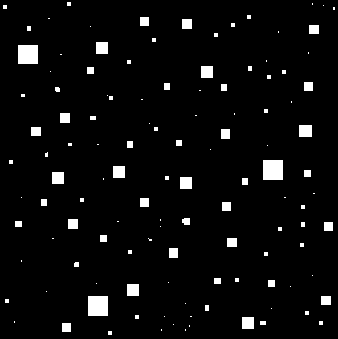
%> input picture MATLAB/形态学滤波实验/square.tif, 338 x 339 px
$ octave square.m   (GNU Octave 9; MATLAB toolbox functions it lacks are replaced by stand-ins)
%> lines starting %> are read from the running program, lines starting %| are printed output that depends on the picture; in (x1, y1, x2, y2) boxes, pixels count from 0 and x2, y2 are one past the last pixel; in counts of white or black regions, pixels touching at a corner belong together; the program's own positions count from 1
clc;
clear;

a1 = imread('square.tif');
%> a1 is the input picture: size 339x338 uint8; 4.3% white; 120 white regions (73 under 20 px), largest, box (x1, y1, x2, y2) and area: (263, 160, 283, 180) 400, (88, 296, 108, 316) 400, (18, 45, 38, 64) 380
subplot(231), imshow(a1);
title('原始图像');

% 腐蚀
se = strel('diamond', 3);
a2 = imerode(a1, se);
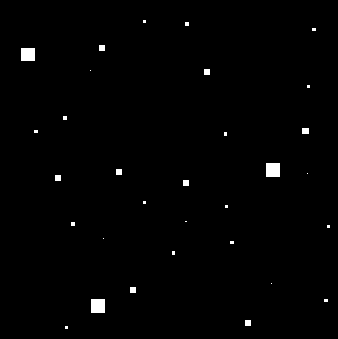
%> a2: size 339x338 uint8; 0.91% white; 31 white regions (20 under 20 px), largest, box (x1, y1, x2, y2) and area: (266, 163, 280, 177) 196, (91, 299, 105, 313) 196, (21, 48, 35, 61) 182
subplot(232), imshow(a2);
title('腐蚀后的图像')

% 膨胀
a3 = imdilate(a1, se);
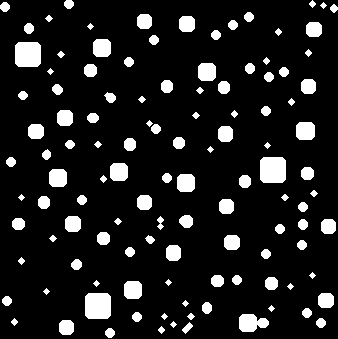
%> a3: size 339x338 uint8; 11.8% white; 116 white regions, largest, box (x1, y1, x2, y2) and area: (260, 157, 286, 183) 652, (85, 293, 111, 319) 652, (15, 42, 41, 67) 626
subplot(233), imshow(a3);
title('膨胀后的图像');

% 开运算
a4 = imopen(a1, se);
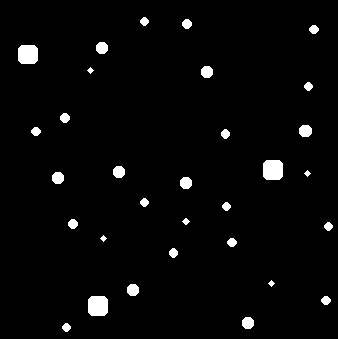
%> a4: size 339x338 uint8; 2.8% white; 31 white regions, largest, box (x1, y1, x2, y2) and area: (263, 160, 283, 180) 376, (88, 296, 108, 316) 376, (18, 45, 38, 64) 356
subplot(234), imshow(a4);
title('开运算后的图像');

% 闭运算
a5 = imclose(a1, se);
subplot(235), imshow(a5);
title('闭运算后的图像');

$ run again, with MATLAB/形态学滤波实验/bone.tif copied over MATLAB/形态学滤波实验/square.tif
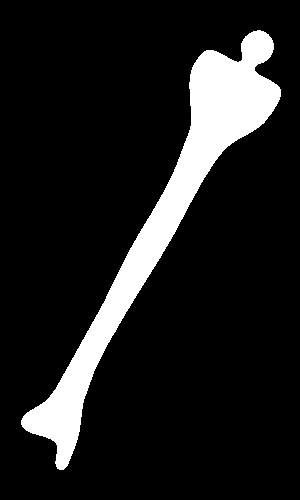
%> input picture MATLAB/形态学滤波实验/bone.tif, 300 x 500 px
%> a1: size 500x300 logical; 12.1% white; 1 white region, box (x1, y1, x2, y2) and area: (21, 30, 281, 470) 18170
%> `a2 = imerode(a1, se);`:
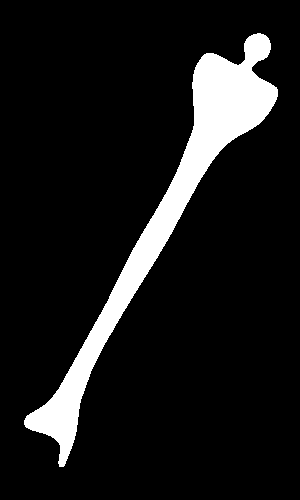
%> a2: size 500x300 logical; 10.1% white; 1 white region, box (x1, y1, x2, y2) and area: (24, 33, 278, 467) 15213
%> `a3 = imdilate(a1, se);`:
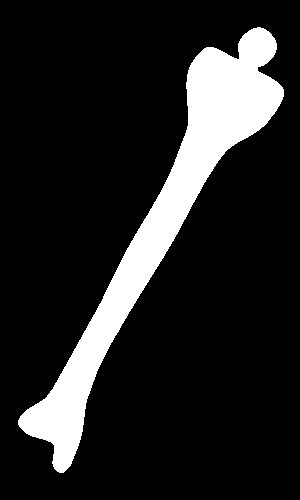
%> a3: size 500x300 logical; 14.1% white; 1 white region, box (x1, y1, x2, y2) and area: (18, 27, 284, 473) 21169
%> a4: size 500x300 logical; 12.1% white; 1 white region, box (x1, y1, x2, y2) and area: (21, 30, 281, 470) 18165
%> a5: size 500x300 logical; 12.1% white; 1 white region, box (x1, y1, x2, y2) and area: (21, 30, 281, 470) 18175

$ run again, with MATLAB/形态学滤波实验/fingerprint.tif copied over MATLAB/形态学滤波实验/square.tif
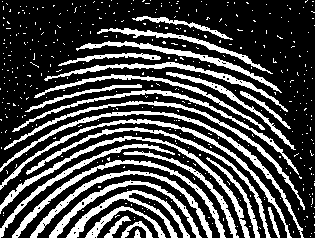
%> input picture MATLAB/形态学滤波实验/fingerprint.tif, 315 x 238 px
%> a1: size 238x315 logical; 28.5% white; 414 white regions (387 under 20 px), largest, box (x1, y1, x2, y2) and area: (0, 111, 304, 238) 1388, (0, 136, 250, 238) 1372, (0, 119, 292, 238) 1337
%> a2: size 238x315 logical; 0.44% white in thin lines or dots, all inside (x1, y1, x2, y2) = (0, 31, 259, 238)
%> `a3 = imdilate(a1, se);`:
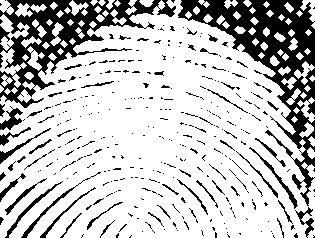
%> a3: size 238x315 logical; 76.3% white; 349 black regions (294 under 20 px), largest, box (x1, y1, x2, y2) and area: (178, 0, 315, 206) 7112, (0, 0, 176, 108) 5459, (21, 172, 101, 238) 254
%> a4: size 238x315 logical; 4.1% white; 62 white regions (2 under 20 px), largest, box (x1, y1, x2, y2) and area: (49, 202, 84, 238) 275, (75, 206, 102, 230) 194, (19, 207, 40, 231) 162
%> `a5 = imclose(a1, se);`:
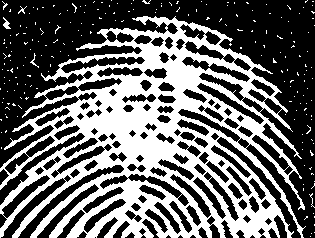
%> a5: size 238x315 logical; 39.9% white; 206 white regions (202 under 20 px), largest, box (x1, y1, x2, y2) and area: (0, 16, 306, 238) 29229, (3, 17, 11, 29) 45, (30, 53, 39, 68) 28, (18, 6, 27, 14) 23
